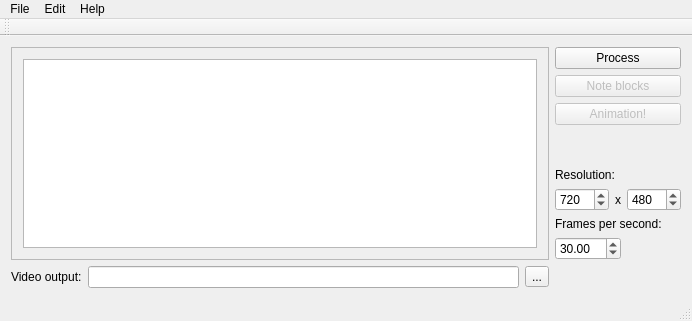
<?xml version="1.0" encoding="UTF-8"?>
<ui version="4.0">
 <class>MainWindow</class>
 <widget class="QMainWindow" name="MainWindow">
  <property name="geometry">
   <rect>
    <x>0</x>
    <y>0</y>
    <width>692</width>
    <height>321</height>
   </rect>
  </property>
  <property name="windowTitle">
   <string>Música Visual</string>
  </property>
  <widget class="QWidget" name="centralWidget">
   <layout class="QGridLayout" name="gridLayout">
    <item row="4" column="3" colspan="2">
     <widget class="QLabel" name="label">
      <property name="text">
       <string>Resolution:</string>
      </property>
     </widget>
    </item>
    <item row="5" column="5">
     <widget class="QSpinBox" name="spinBox_2">
      <property name="maximum">
       <number>4096</number>
      </property>
      <property name="value">
       <number>480</number>
      </property>
     </widget>
    </item>
    <item row="7" column="3" colspan="2">
     <widget class="QDoubleSpinBox" name="doubleSpinBox">
      <property name="maximum">
       <double>60.000000000000000</double>
      </property>
      <property name="value">
       <double>30.000000000000000</double>
      </property>
     </widget>
    </item>
    <item row="3" column="3">
     <spacer name="verticalSpacer">
      <property name="orientation">
       <enum>Qt::Vertical</enum>
      </property>
      <property name="sizeHint" stdset="0">
       <size>
        <width>20</width>
        <height>40</height>
       </size>
      </property>
     </spacer>
    </item>
    <item row="5" column="3">
     <widget class="QSpinBox" name="spinBox">
      <property name="maximum">
       <number>4096</number>
      </property>
      <property name="value">
       <number>720</number>
      </property>
     </widget>
    </item>
    <item row="2" column="3" colspan="3">
     <widget class="QPushButton" name="pushButton_3">
      <property name="enabled">
       <bool>false</bool>
      </property>
      <property name="text">
       <string>Animation!</string>
      </property>
     </widget>
    </item>
    <item row="8" column="2">
     <widget class="QToolButton" name="toolButton">
      <property name="text">
       <string>...</string>
      </property>
     </widget>
    </item>
    <item row="0" column="3" colspan="3">
     <widget class="QPushButton" name="pushButton">
      <property name="text">
       <string>Process</string>
      </property>
      <property name="checkable">
       <bool>false</bool>
      </property>
     </widget>
    </item>
    <item row="1" column="3" colspan="3">
     <widget class="QPushButton" name="pushButton_2">
      <property name="enabled">
       <bool>false</bool>
      </property>
      <property name="text">
       <string>Note blocks</string>
      </property>
     </widget>
    </item>
    <item row="5" column="4">
     <widget class="QLabel" name="label_3">
      <property name="text">
       <string>x</string>
      </property>
     </widget>
    </item>
    <item row="6" column="3" colspan="3">
     <widget class="QLabel" name="label_2">
      <property name="text">
       <string>Frames per second:</string>
      </property>
     </widget>
    </item>
    <item row="8" column="1">
     <widget class="QLineEdit" name="lineEdit"/>
    </item>
    <item row="8" column="0">
     <widget class="QLabel" name="label_4">
      <property name="text">
       <string>Video output:</string>
      </property>
     </widget>
    </item>
    <item row="0" column="0" rowspan="8" colspan="3">
     <widget class="QScrollArea" name="scrollArea">
      <property name="widgetResizable">
       <bool>true</bool>
      </property>
      <widget class="QWidget" name="scrollAreaWidgetContents_2">
       <property name="geometry">
        <rect>
         <x>0</x>
         <y>0</y>
         <width>522</width>
         <height>215</height>
        </rect>
       </property>
       <layout class="QGridLayout" name="gridLayout_2">
        <item row="0" column="0">
         <widget class="QPlainTextEdit" name="plainTextEdit">
          <property name="sizePolicy">
           <sizepolicy hsizetype="Expanding" vsizetype="Preferred">
            <horstretch>0</horstretch>
            <verstretch>0</verstretch>
           </sizepolicy>
          </property>
          <property name="font">
           <font>
            <family>Monospace</family>
           </font>
          </property>
          <property name="sizeAdjustPolicy">
           <enum>QAbstractScrollArea::AdjustToContents</enum>
          </property>
          <property name="readOnly">
           <bool>false</bool>
          </property>
         </widget>
        </item>
       </layout>
      </widget>
     </widget>
    </item>
   </layout>
  </widget>
  <widget class="QMenuBar" name="menuBar">
   <property name="geometry">
    <rect>
     <x>0</x>
     <y>0</y>
     <width>692</width>
     <height>19</height>
    </rect>
   </property>
   <widget class="QMenu" name="menuFile">
    <property name="title">
     <string>File</string>
    </property>
    <addaction name="actionOpen"/>
    <addaction name="actionSave_as"/>
    <addaction name="actionImport_MIDI_File"/>
    <addaction name="separator"/>
    <addaction name="actionExit"/>
   </widget>
   <widget class="QMenu" name="menuEdit">
    <property name="title">
     <string>Edit</string>
    </property>
    <addaction name="actionTracks"/>
    <addaction name="actionRendering_Properties"/>
    <addaction name="separator"/>
    <addaction name="actionSave_settings_as"/>
    <addaction name="actionLoad_settings"/>
   </widget>
   <widget class="QMenu" name="menuHelp">
    <property name="title">
     <string>Help</string>
    </property>
    <addaction name="separator"/>
    <addaction name="actionHow_does_it_work"/>
    <addaction name="separator"/>
    <addaction name="actionAbout"/>
   </widget>
   <addaction name="menuFile"/>
   <addaction name="menuEdit"/>
   <addaction name="menuHelp"/>
  </widget>
  <widget class="QToolBar" name="mainToolBar">
   <attribute name="toolBarArea">
    <enum>TopToolBarArea</enum>
   </attribute>
   <attribute name="toolBarBreak">
    <bool>false</bool>
   </attribute>
  </widget>
  <widget class="QStatusBar" name="statusBar"/>
  <action name="actionOpen">
   <property name="text">
    <string>Open...</string>
   </property>
  </action>
  <action name="actionImport_MIDI_File">
   <property name="text">
    <string>Import MIDI File...</string>
   </property>
  </action>
  <action name="actionExit">
   <property name="text">
    <string>Exit</string>
   </property>
  </action>
  <action name="actionSave_as">
   <property name="text">
    <string>Save as...</string>
   </property>
  </action>
  <action name="actionTracks">
   <property name="text">
    <string>Tracks...</string>
   </property>
  </action>
  <action name="actionRendering_Properties">
   <property name="text">
    <string>Rendering Properties...</string>
   </property>
  </action>
  <action name="actionSave_settings_as">
   <property name="text">
    <string>Save settings as...</string>
   </property>
  </action>
  <action name="actionLoad_settings">
   <property name="text">
    <string>Load settings...</string>
   </property>
  </action>
  <action name="actionHow_does_it_work">
   <property name="text">
    <string>How does it work?</string>
   </property>
  </action>
  <action name="actionAbout">
   <property name="text">
    <string>About...</string>
   </property>
  </action>
 </widget>
 <layoutdefault spacing="6" margin="11"/>
 <resources/>
 <connections>
  <connection>
   <sender>actionExit</sender>
   <signal>triggered()</signal>
   <receiver>MainWindow</receiver>
   <slot>close()</slot>
   <hints>
    <hint type="sourcelabel">
     <x>-1</x>
     <y>-1</y>
    </hint>
    <hint type="destinationlabel">
     <x>199</x>
     <y>149</y>
    </hint>
   </hints>
  </connection>
 </connections>
</ui>
